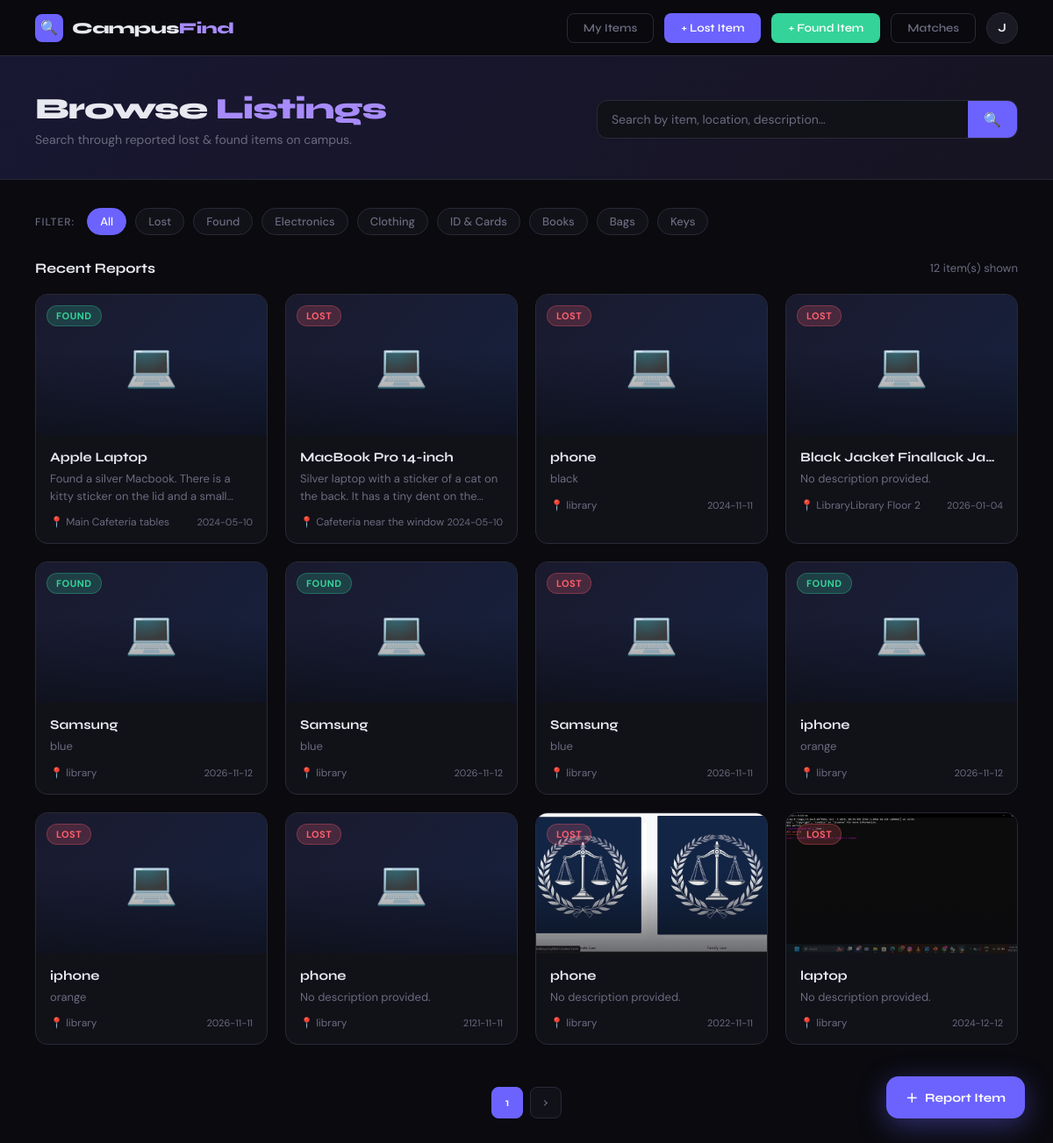
The page / (signed in) on the database its author committed.
### tables this page shows
CREATE TABLE items (
	id INTEGER NOT NULL, 
	title VARCHAR(120) NOT NULL, 
	description TEXT, 
	category VARCHAR(50), 
	status VARCHAR(20), 
	location VARCHAR(120), 
	date_lost VARCHAR(20), 
	image VARCHAR(200), 
	user_id INTEGER, 
	PRIMARY KEY (id), 
	FOREIGN KEY(user_id) REFERENCES users (id)
);

### routes/items.py (the view)
@items_bp.route('/')
@login_required
def index():
    from models import Item
    status   = request.args.get('status')
    category = request.args.get('category')
    q        = request.args.get('q', '').strip()
    page     = int(request.args.get('page', 1))
    items    = Item.get_all(status=status, category=category, search=q, page=page)
    return render_template('index.html', items=items, status=status,
                           category=category, q=q, page=page)

### models.py (called while the page is built)
    @staticmethod
    def get_all(status=None, category=None, search=None, page=1, per_page=12):
        query = Item.query
        if status:
            query = query.filter_by(status=status)
        if category:
            query = query.filter_by(category=category)
        if search:
            query = query.filter(Item.title.ilike(f'%{search}%'))
        return query.order_by(Item.id.desc()).paginate(page=page, per_page=per_page, error_out=False).items

### routes/items.py (called while the page is built)
def login_required(f):
    @wraps(f)
    def decorated(*args, **kwargs):
        if 'user_id' not in session:
            flash('Please log in to continue.', 'error')
            return redirect(url_for('auth.login'))
        return f(*args, **kwargs)
    return decorated

### templates/index.html (shortened to what this page needs)
{% extends "base.html" %}
{% block content %}
<nav>
  <a class="brand" href="{{ url_for('items.index') }}">
    <div class="brand-icon">🔍</div>
    <div class="brand-name">Campus<span>Find</span></div>
  </a>
  <div class="nav-right">
    <a href="{{ url_for('items.my_items') }}"  class="nav-btn nav-btn-ghost">My Items</a>
    <a href="{{ url_for('items.report_lost') }}" class="nav-btn nav-btn-primary">+ Lost Item</a>
    <a href="{{ url_for('items.report_found') }}" class="nav-btn nav-btn-success">+ Found Item</a>
    <a href="{{ url_for('items.matches') }}"  class="nav-btn nav-btn-ghost">Matches</a>
    <div class="profile-wrap">
      <button class="avatar" onclick="toggleDropdown()">{{ session['name'][0] }}</button>
    </div>
  </div>
</nav>
<div class="hero-strip">
  <div class="hero-left">
    <h1>Browse <span>Listings</span></h1>
    <p>Search through reported lost &amp; found items on campus.</p>
  </div>
  <form method="GET" action="{{ url_for('items.index') }}" class="search-bar">
    <input type="text" name="q" value="{{ q or '' }}" placeholder="Search by item, location, description…" />
    <button type="submit">🔍</button>
  </form>
</div>
<main>
  <div class="filters">
    <span class="filter-label">Filter:</span>
    <a href="{{ url_for('items.index') }}"                           class="chip {% if not status and not category %}active{% endif %}">All</a>
    <a href="{{ url_for('items.index', status='lost') }}"            class="chip chip-lost  {% if status == 'lost'  %}active{% endif %}">Lost</a>
    <a href="{{ url_for('items.index', status='found') }}"           class="chip chip-found {% if status == 'found' %}active{% endif %}">Found</a>
    <a href="{{ url_for('items.index', category='Electronics') }}"   class="chip {% if category == 'Electronics' %}active{% endif %}">Electronics</a>
    <a href="{{ url_for('items.index', category='Clothing') }}"      class="chip {% if category == 'Clothing'    %}active{% endif %}">Clothing</a>
    <a href="{{ url_for('items.index', category='ID & Cards') }}"    class="chip {% if category == 'ID & Cards'  %}active{% endif %}">ID &amp; Cards</a>
    <a href="{{ url_for('items.index', category='Books') }}"         class="chip {% if category == 'Books'       %}active{% endif %}">Books</a>
    <a href="{{ url_for('items.index', category='Bags') }}"          class="chip {% if category == 'Bags'        %}active{% endif %}">Bags</a>
    <a href="{{ url_for('items.index', category='Keys') }}"          class="chip {% if category == 'Keys'        %}active{% endif %}">Keys</a>
  </div>
  <div class="section-header">
    <div class="section-title">Recent Reports</div>
    <div class="result-count">{{ items|length }} item(s) shown</div>
  </div>
  <div class="grid">
    {% if items %}
      {% for item in items %}
      <a href="{{ url_for('items.item_detail', item_id=item.id) }}" class="card" style="text-decoration:none; color:inherit;">
        <div class="card-img" style="background: linear-gradient(135deg,#1a1a2e,#16213e);">
          {% if item.image %}
            <img src="{{ url_for('static', filename='uploads/' + item.image) }}" alt="{{ item.title }}" style="width:100%; height:100%; object-fit:cover;" />
          {% else %}
            {% if item.category == 'Electronics' %}💻
            {% elif item.category == 'Bags' %}🎒
            {% elif item.category == 'ID & Cards' %}🪪
            {% elif item.category == 'Keys' %}🔑
            {% elif item.category == 'Clothing' %}🧥
            {% elif item.category == 'Books' %}📒
            {% else %}📦
            {% endif %}
          {% endif %}
          <div class="card-badge badge-{{ item.status }}">{{ item.status|capitalize }}</div>
        </div>
        <div class="card-body">
          <div class="card-title">{{ item.title }}</div>
          <div class="card-desc">{{ item.description or 'No description provided.' }}</div>
          <div class="card-meta">
            <span class="card-location">📍 {{ item.location or 'Unknown' }}</span>
            <span class="card-date">{{ item.date_lost or '' }}</span>
          </div>
        </div>
      </a>
      {% endfor %}
    {% else %}
      <div style="grid-column: 1/-1; text-align:center; padding: 60px 0; color: var(--muted);">
        <div class="empty-icon">🔍</div>
        <div class="empty-title">No items found</div>
        <div style="font-size:14px;">Try a different search or filter.</div>
      </div>
    {% endif %}
  </div>
  <div class="pagination">
    <span class="page-btn active">{{ page }}</span>
    {% if items|length == 12 %}
      <a href="{{ url_for('items.index', page=page+1, status=status, category=category, q=q) }}" class="page-btn">›</a>
    {% endif %}
  </div>
</main>
<a href="{{ url_for('items.report_lost') }}" class="fab">
  <span>＋</span> Report Item
</a>
{% endblock %}

### templates/base.html (shortened to what this page needs)
<!DOCTYPE html>
<html lang="en">
<head>
  <link rel="stylesheet" href="{{ url_for('static', filename='style.css') }}">
</head>
<body>
  {% block content %}{% endblock %}
</body>
</html>

### rows shown on the page
items: status "FOUND", title "Apple Laptop", description "Found a silver Macbook. There is a kitty sticker on the lid and a…", location "Main Cafeteria tables", date_lost "2024-05-10"
items: status "LOST", title "MacBook Pro 14-inch", description "Silver laptop with a sticker of a cat on the back. It has a tiny dent on…", location "Cafeteria near the window", date_lost "2024-05-10"
items: status "LOST", title "phone", description "black", location "library", date_lost "2024-11-11"
items: status "LOST", title "Black Jacket Finallack Ja…", description "No description provided.", location "LibraryLibrary Floor 2", date_lost "2026-01-04"
items: status "FOUND", title "Samsung", description "blue", location "library", date_lost "2026-11-12"
items: status "FOUND", title "Samsung", description "blue", location "library", date_lost "2026-11-12"
items: status "LOST", title "Samsung", description "blue", location "library", date_lost "2026-11-11"
items: status "FOUND", title "iphone", description "orange", location "library", date_lost "2026-11-12"
items: status "LOST", title "iphone", description "orange", location "library", date_lost "2026-11-11"
items: status "LOST", title "phone", description "No description provided.", location "library", date_lost "2121-11-11"
items: image (picture), status "LOST", title "phone", description "No description provided.", location "library", date_lost "2022-11-11"
items: image (picture), status "LOST", title "laptop", description "No description provided.", location "library", date_lost "2024-12-12"

### other values the page prints
{{ session['name'][0] }} "J"
{{ items|length }} "12"
{{ page }} "1"
